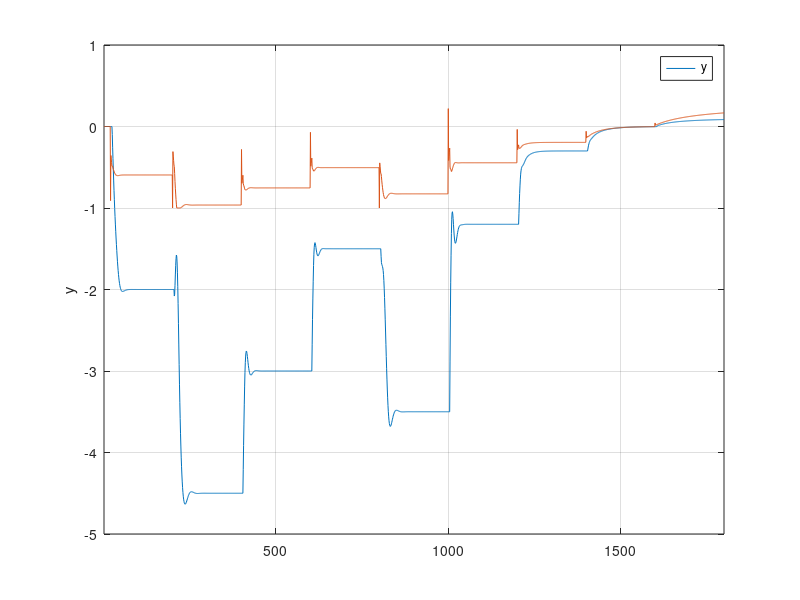

The MATLAB source for this figure: (Note: this script raises an error after producing the figure.)
addpath('../../../../matlab2tikz-master/src/');
outputFile = '../../../doc/projekt/figure/zad3.tex';

y = dlmread('y.csv','\t');

u = dlmread('u.csv','\t');

%z = dlmread('zad6_z_best_nie_licz_zakl.csv','\t');
x = 1:length(u);

figure(1);


%subplot(2,1, 1);
hold on;
plot(x,y);
plot(x,u);
xlim([min(x) max(x)]);
%title('y');
%xlabel('k');
ylabel('y');
legend('y', 'Location', 'NorthEast');
%ylim([floor(min(y)) ceil(0.5+max(y))]);
grid on;
box on;

% subplot(,1, 2);
% hold on;
% %stairs(x,u);
% plot(x,u);
% plot(x,u1);
% plot(x,u2);
% plot(x,u3);
% plot(x,u4);
% xlim([min(x) max(x)]);
% %title('u');
% %xlabel('k');
% ylabel('u');
% legend('u', 'Location', 'NorthEast');
% grid on;
% box on;

% subplot(3,1, 3);
% hold on;
% stairs(x,z);
% xlim([min(x) max(x)]);
% %title('z');
% xlabel('k');
% ylabel('z');
% legend('z', 'Location', 'NorthEast');
% grid on;
% box on;

% dwie linijki poni�ej zapewniaj� poprawne ustawienie wykresu w pdf-ie
% oraz pozwalaj� nazwa� wykres pod spodem
%beforeFigure = [sprintf('\\begin{figure}[H] \n\\centering')];
%afterFigure = [sprintf('\\caption{%s}\n\\end{figure}', title)];

matlab2tikz(outputFile, ...
    'showInfo', false, ...
    'encoding', 'UTF-8');
%    'extraCode', beforeFigure, ...
%    'extraCodeAtEnd', afterFigure);
hold off;
%close(1)